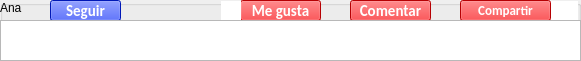
    <widget class="QGroupBox" name="groupBox_10">
     <property name="geometry">
      <rect>
       <x>0</x>
       <y>480</y>
       <width>581</width>
       <height>61</height>
      </rect>
     </property>
     <property name="title">
      <string/>
     </property>
     <widget class="QPushButton" name="Bt_like_9">
      <property name="geometry">
       <rect>
        <x>240</x>
        <y>0</y>
        <width>81</width>
        <height>21</height>
       </rect>
      </property>
      <property name="font">
       <font>
        <family>Calibri</family>
        <pointsize>11</pointsize>
        <weight>75</weight>
        <bold>true</bold>
       </font>
      </property>
      <property name="contextMenuPolicy">
       <enum>Qt::DefaultContextMenu</enum>
      </property>
      <property name="styleSheet">
       <string notr="true">QPushButton{
	background-color: rgb(255, 0, 4);
	color: #FFFFFF;
}</string>
      </property>
      <property name="text">
       <string>Me gusta</string>
      </property>
     </widget>
     <widget class="QLabel" name="label_like_9">
      <property name="geometry">
       <rect>
        <x>221</x>
        <y>1</y>
        <width>20</width>
        <height>20</height>
       </rect>
      </property>
      <property name="styleSheet">
       <string notr="true">QLabel{
	background-color: #FFFFFF;
}</string>
      </property>
      <property name="text">
       <string/>
      </property>
     </widget>
     <widget class="QPushButton" name="Bt_com_9">
      <property name="geometry">
       <rect>
        <x>350</x>
        <y>0</y>
        <width>81</width>
        <height>21</height>
       </rect>
      </property>
      <property name="font">
       <font>
        <family>Calibri</family>
        <pointsize>11</pointsize>
        <weight>75</weight>
        <bold>true</bold>
       </font>
      </property>
      <property name="contextMenuPolicy">
       <enum>Qt::DefaultContextMenu</enum>
      </property>
      <property name="styleSheet">
       <string notr="true">QPushButton{
	background-color: rgb(255, 0, 4);
	color: #FFFFFF;
}</string>
      </property>
      <property name="text">
       <string>Comentar</string>
      </property>
     </widget>
     <widget class="QLabel" name="label_share_9">
      <property name="geometry">
       <rect>
        <x>547</x>
        <y>1</y>
        <width>31</width>
        <height>20</height>
       </rect>
      </property>
      <property name="styleSheet">
       <string notr="true">QLabel{
	background-color: #FFFFFF;
}</string>
      </property>
      <property name="text">
       <string/>
      </property>
     </widget>
     <widget class="QPushButton" name="Bt_Compartir_9">
      <property name="geometry">
       <rect>
        <x>460</x>
        <y>0</y>
        <width>91</width>
        <height>21</height>
       </rect>
      </property>
      <property name="font">
       <font>
        <family>Calibri</family>
        <pointsize>10</pointsize>
        <weight>75</weight>
        <bold>true</bold>
       </font>
      </property>
      <property name="contextMenuPolicy">
       <enum>Qt::DefaultContextMenu</enum>
      </property>
      <property name="styleSheet">
       <string notr="true">QPushButton{
	background-color: 	rgb(255, 0, 4);
color: #FFFFFF;
}</string>
      </property>
      <property name="text">
       <string>Compartir</string>
      </property>
     </widget>
     <widget class="QLabel" name="LB_Nombre_9">
      <property name="geometry">
       <rect>
        <x>0</x>
        <y>0</y>
        <width>55</width>
        <height>16</height>
       </rect>
      </property>
      <property name="text">
       <string>Ana </string>
      </property>
     </widget>
     <widget class="QPushButton" name="BT_Seguir_9">
      <property name="geometry">
       <rect>
        <x>50</x>
        <y>0</y>
        <width>71</width>
        <height>21</height>
       </rect>
      </property>
      <property name="font">
       <font>
        <family>Calibri</family>
        <pointsize>11</pointsize>
        <weight>75</weight>
        <bold>true</bold>
       </font>
      </property>
      <property name="contextMenuPolicy">
       <enum>Qt::DefaultContextMenu</enum>
      </property>
      <property name="styleSheet">
       <string notr="true">QPushButton{
	background-color:  rgb(0, 34, 255);
	color: #FFFFFF;
}</string>
      </property>
      <property name="text">
       <string>Seguir</string>
      </property>
     </widget>
     <widget class="QPlainTextEdit" name="publicacion1_9">
      <property name="geometry">
       <rect>
        <x>0</x>
        <y>20</y>
        <width>581</width>
        <height>41</height>
       </rect>
      </property>
     </widget>
    </widget>
